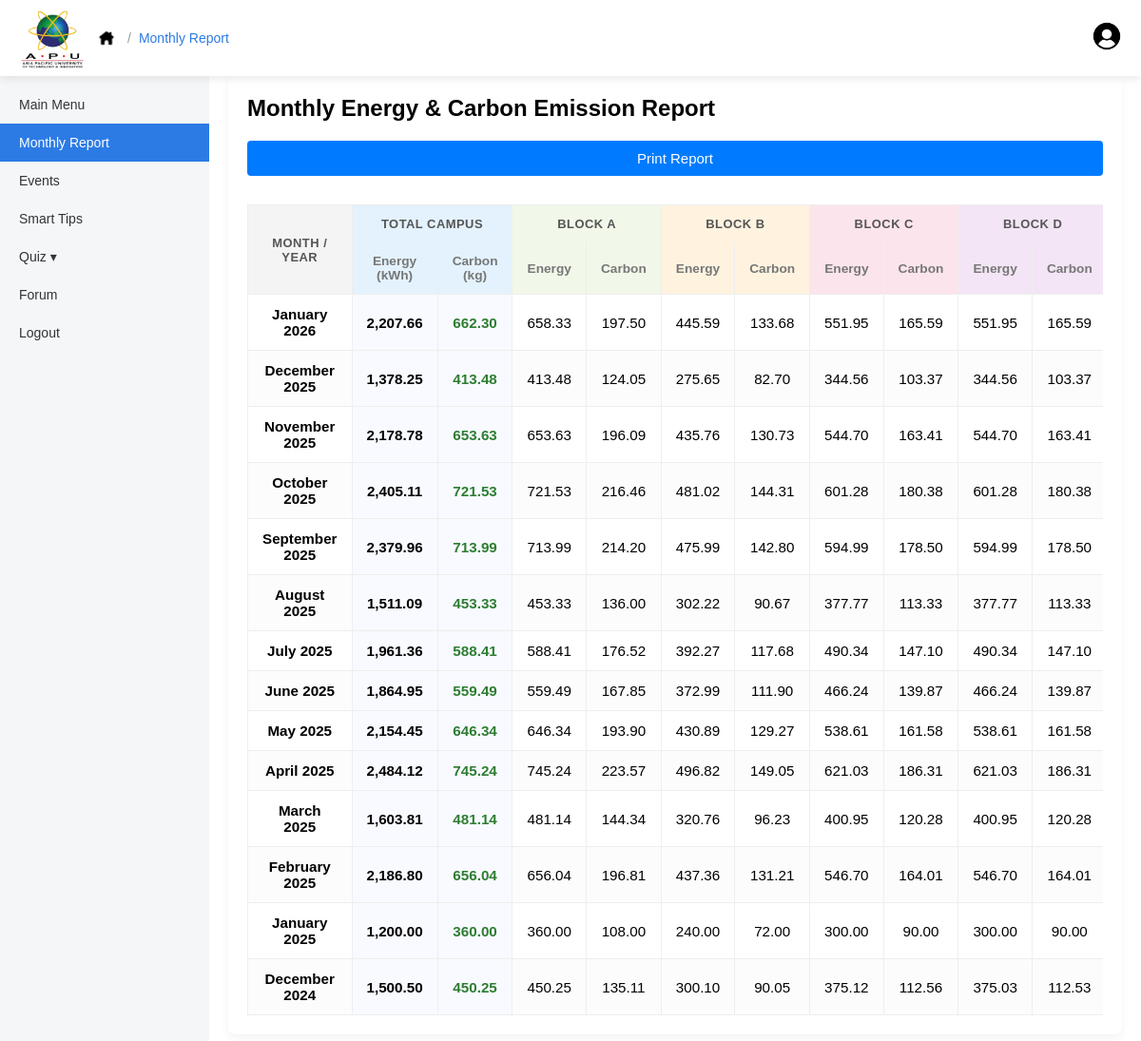
The page /pages/officer/officer_monthly_report.php (signed in) on the database its author committed.
### tables this page shows
CREATE TABLE IF NOT EXISTS `carbon_emission` (
  `emission_id` int NOT NULL AUTO_INCREMENT,
  `month` varchar(50) NOT NULL,
  `year` int NOT NULL,
  `electricity_usage_kwh` decimal(10,2) NOT NULL,
  `carbon_avoided_kg` decimal(10,2) NOT NULL,
  `block_a_usage` decimal(10,2) DEFAULT '0.00',
  `block_b_usage` decimal(10,2) DEFAULT '0.00',
  `block_c_usage` decimal(10,2) DEFAULT '0.00',
  `block_d_usage` decimal(10,2) DEFAULT '0.00',
  `created_at` datetime NOT NULL DEFAULT CURRENT_TIMESTAMP,
  PRIMARY KEY (`emission_id`)
);

### pages/officer/officer_monthly_report.php (the view, shortened to what this page needs)
<?php
require '../../config/db.php';
$role = $_SESSION['role'];
$profile_link = ($role == 'admin') ? '../admin/admin_profile.php' : 'officer_profile.php';
$home_link = ($role == 'admin') ? '../admin/admin_main.php' : 'officer_main.php';
$reports = [];
$query = "SELECT * FROM carbon_emission ORDER BY year DESC, FIELD(month, 'December', 'November', 'October', 'September', 'August', 'July', 'June', 'May', 'April', 'March', 'February', 'January')";
$result = $conn->query($query);
if ($result) {
    while ($row = $result->fetch_assoc()) {
        $reports[] = $row;
    }
}
?>
<!DOCTYPE html>
<html lang="en">
<head>
    <link rel = "stylesheet" href = "../../assets/css/style.css">
    <link rel = "stylesheet" href = "../../assets/css/officer/officer_main.css">
    <link rel = "stylesheet" href = "../../assets/css/officer/officer_profile.css">
</head>
<body>
<div class = "topbar">
    <div class = "topbar-left breadcrumb">
        <img src = "../../assets/images/apu-logo.png" class = "top-logo" alt = "APU Logo">
        <a href = "<?php echo $home_link; ?>" class = "home-btn">
            <img src = "../../assets/images/home-icon.png" class = "home-icon" alt = "Home">
        </a>
        <span class = "breadcrumb">
            <span class = "breadcrumb-separator">/</span>
            <a href = "officer_monthly_report.php" class = "breadcrumb-link">Monthly Report</a>
        </span>
    </div>
    <div class = "topbar-right">
        <a href = "<?php echo $profile_link; ?>" class = "user-link">
            <img src = "../../assets/images/user-icon.png" class = "user-icon">
        </a>
    </div>
</div>
<div class = "dashboard">
    <div class = "sidebar">
        <a href = "<?php echo $home_link; ?>">Main Menu</a>
        <?php if($role == 'officer' || $role == 'admin'): ?>
            <a href = "officer_monthly_report.php" class="active">Monthly Report</a>
            <a href = "officer_event.php">Events</a>
            <a href = "../student/browse_tips.php">Smart Tips</a>
            <a href = "javascript:void(0);" class="dropdown-toggle" onclick="toggleDropdown('quizMenu', this)">
                Quiz <span class="arrow">&#9662;</span>
            </a>
            <a href = "officer_forum.php">Forum</a>
        <?php else: ?>
        <?php endif; ?>
        <a href = "../auth/logout.php">Logout</a>
    </div>
    <div class = "content">
        <div class="report-page-container">
            <h2 style="margin-bottom:20px;">Monthly Energy & Carbon Emission Report</h2>
            <button class="print-btn" onclick="window.print()">Print Report</button>
            <div style="overflow-x:auto;">
                <table class="report-table">
                    <thead>
                        <tr class="group-header-row">
                            <th rowspan="2" style="vertical-align: middle; border-bottom: 1px solid #eee;">Month / Year</th>
                            <th colspan="2" style="background:#e3f2fd;">Total Campus</th>
                            <th colspan="2" style="background:#f1f8e9;">Block A</th>
                            <th colspan="2" style="background:#fff3e0;">Block B</th>
                            <th colspan="2" style="background:#fce4ec;">Block C</th>
                            <th colspan="2" style="background:#f3e5f5;">Block D</th>
                        </tr>
                        <tr class="sub-header-row">
                            <th style="background:#e3f2fd;">Energy (kWh)</th>
                            <th style="background:#e3f2fd;">Carbon (kg)</th>
                            <th style="background:#f1f8e9;">Energy</th>
                            <th style="background:#f1f8e9;">Carbon</th>
                            <th style="background:#fff3e0;">Energy</th>
                            <th style="background:#fff3e0;">Carbon</th>
                            <th style="background:#fce4ec;">Energy</th>
                            <th style="background:#fce4ec;">Carbon</th>
                            <th style="background:#f3e5f5;">Energy</th>
                            <th style="background:#f3e5f5;">Carbon</th>
                        </tr>
                    </thead>
                    <tbody>
                        <?php foreach($reports as $rpt):
                            $total_e = $rpt['electricity_usage_kwh'];
                            $total_c = $rpt['carbon_avoided_kg'];
                            $ratio = ($total_e > 0) ? ($total_c / $total_e) : 0;
                            $ba_e = $rpt['block_a_usage'] ?? 0;
                            $bb_e = $rpt['block_b_usage'] ?? 0;
                            $bc_e = $rpt['block_c_usage'] ?? 0;
                            $bd_e = $rpt['block_d_usage'] ?? 0;
                            $ba_c = $ba_e * $ratio;
                            $bb_c = $bb_e * $ratio;
                            $bc_c = $bc_e * $ratio;
                            $bd_c = $bd_e * $ratio;
                        ?>
                        <tr>
                            <td><strong><?php echo htmlspecialchars($rpt['month'] . ' ' . $rpt['year']); ?></strong></td>
                            <td style="background:#f8faff; font-weight:bold;"><?php echo number_format($total_e, 2); ?></td>
                            <td style="background:#f8faff; font-weight:bold;color:#2e7d32;"><?php echo number_format($total_c, 2); ?></td>
                            <td><?php echo number_format($ba_e, 2); ?></td>
                            <td><?php echo number_format($ba_c, 2); ?></td>
                            <td><?php echo number_format($bb_e, 2); ?></td>
                            <td><?php echo number_format($bb_c, 2); ?></td>
                            <td><?php echo number_format($bc_e, 2); ?></td>
                            <td><?php echo number_format($bc_c, 2); ?></td>
                            <td><?php echo number_format($bd_e, 2); ?></td>
                            <td><?php echo number_format($bd_c, 2); ?></td>
                        </tr>
                        <?php endforeach; ?>
                    </tbody>
                </table>
            </div>
        </div>
    </div>
</div>
</body>
</html>

### assets/css/style.css (style rules this page uses)
* { box-sizing: border-box; margin: 0; padding: 0; }
body { font-family: Arial, sans-serif; background: linear-gradient(to bottom right, #2c7be5, #67b6f9); }
button { width: 100%; padding: 12px; border-radius: 12px; background: #2c7be5; color: white; border: none; font-size: 15px; cursor: pointer; }

### assets/css/officer/officer_main.css (style rules this page uses)
.topbar { height: 80px; background: #ffffff; display: flex; align-items: center; justify-content: space-between; padding: 0 20px; box-shadow: 0 2px 8px rgba(0,0,0,0.1); position: relative; }
.topbar-left { display: flex; align-items: center; gap: 15px; }
.top-logo { height: 70px; }
.home-btn { display: flex; align-items: center; }
.home-icon { width: 28px; }
.topbar-right { position: relative; }
.dashboard { display: flex; min-height: calc(100vh - 80px); height: auto; }
.sidebar { width: 220px; background: #f4f6f8; padding-top: 30px; display: flex; flex-direction: column; }
.sidebar a { padding: 12px 20px; text-decoration: none; color: #333; font-size: 14px; transition: background-color 0.3s, color 0.3s; }
.sidebar a.active { background: #2c7be5; color: white; }
.content { flex: 1; padding: 30px; background: #ffffff; }
.user-icon { width: 32px; cursor: pointer; }

### assets/css/officer/officer_profile.css (style rules this page uses)
.breadcrumb { display: flex; align-items: center; gap: 8px; }
.breadcrumb-separator { color: #999; font-size: 14px; }
.breadcrumb-link { font-size: 14px; color: #2c7be5; text-decoration: none; }

### pages/officer/officer_monthly_report.php (style rules this page uses)
body { margin: 0; padding: 0; overflow: hidden; height: 100vh; }
.topbar { position: fixed; top: 0; left: 0; right: 0; z-index: 1000; background: #ffffff; box-shadow: 0 2px 10px rgba(0,0,0,0.1); }
.dashboard { position: fixed; top: 60px; bottom: 0; left: 0; right: 0; display: flex; }
.sidebar { height: 100%; overflow-y: auto; }
.content { flex: 1; height: 100%; overflow-y: auto; padding: 20px; background: #ffffff; }
.report-page-container { padding: 20px; background: #fff; border-radius: 8px; box-shadow: 0 4px 10px rgba(0,0,0,0.05); }
.report-table { width: 100%; border-collapse: collapse; margin-top: 20px; font-size: 0.95rem; }
.report-table th, .report-table td { padding: 12px 15px; border: 1px solid #eee; text-align: center; }
.report-table th { background-color: #f4f4f4; color: #333; font-weight: 600; }
.report-table tr:nth-child(even) { background-color: #fcfcfc; }
.group-header-row th { border-bottom: none; text-transform: uppercase; font-size: 0.85em; letter-spacing: 0.5px; color: #555; }
.sub-header-row th { border-top: none; font-size: 0.9em; color: #777; }
.print-btn { background: #007bff; color: white; border: none; padding: 10px 20px; border-radius: 4px; cursor: pointer; margin-bottom: 10px; float: right; }
.dashboard { min-height: calc(100vh - 80px) !important; height: auto !important; }
.content { background: #ffffff !important; }

### rows shown on the page
carbon_emission: month+year "January 2026", electricity_usage_kwh "2,207.66", carbon_avoided_kg "662.30", block_a_usage "658.33", ba_c "197.50", block_b_usage "445.59", bb_c "133.68", block_c_usage "551.95", bc_c "165.59", block_d_usage "551.95", bd_c "165.59"
carbon_emission: month+year "December 2025", electricity_usage_kwh "1,378.25", carbon_avoided_kg "413.48", block_a_usage "413.48", ba_c "124.05", block_b_usage "275.65", bb_c "82.70", block_c_usage "344.56", bc_c "103.37", block_d_usage "344.56", bd_c "103.37"
carbon_emission: month+year "November 2025", electricity_usage_kwh "2,178.78", carbon_avoided_kg "653.63", block_a_usage "653.63", ba_c "196.09", block_b_usage "435.76", bb_c "130.73", block_c_usage "544.70", bc_c "163.41", block_d_usage "544.70", bd_c "163.41"
carbon_emission: month+year "October 2025", electricity_usage_kwh "2,405.11", carbon_avoided_kg "721.53", block_a_usage "721.53", ba_c "216.46", block_b_usage "481.02", bb_c "144.31", block_c_usage "601.28", bc_c "180.38", block_d_usage "601.28", bd_c "180.38"
carbon_emission: month+year "September 2025", electricity_usage_kwh "2,379.96", carbon_avoided_kg "713.99", block_a_usage "713.99", ba_c "214.20", block_b_usage "475.99", bb_c "142.80", block_c_usage "594.99", bc_c "178.50", block_d_usage "594.99", bd_c "178.50"
carbon_emission: month+year "August 2025", electricity_usage_kwh "1,511.09", carbon_avoided_kg "453.33", block_a_usage "453.33", ba_c "136.00", block_b_usage "302.22", bb_c "90.67", block_c_usage "377.77", bc_c "113.33", block_d_usage "377.77", bd_c "113.33"
carbon_emission: month+year "July 2025", electricity_usage_kwh "1,961.36", carbon_avoided_kg "588.41", block_a_usage "588.41", ba_c "176.52", block_b_usage "392.27", bb_c "117.68", block_c_usage "490.34", bc_c "147.10", block_d_usage "490.34", bd_c "147.10"
carbon_emission: month+year "June 2025", electricity_usage_kwh "1,864.95", carbon_avoided_kg "559.49", block_a_usage "559.49", ba_c "167.85", block_b_usage "372.99", bb_c "111.90", block_c_usage "466.24", bc_c "139.87", block_d_usage "466.24", bd_c "139.87"
carbon_emission: month+year "May 2025", electricity_usage_kwh "2,154.45", carbon_avoided_kg "646.34", block_a_usage "646.34", ba_c "193.90", block_b_usage "430.89", bb_c "129.27", block_c_usage "538.61", bc_c "161.58", block_d_usage "538.61", bd_c "161.58"
carbon_emission: month+year "April 2025", electricity_usage_kwh "2,484.12", carbon_avoided_kg "745.24", block_a_usage "745.24", ba_c "223.57", block_b_usage "496.82", bb_c "149.05", block_c_usage "621.03", bc_c "186.31", block_d_usage "621.03", bd_c "186.31"
carbon_emission: month+year "March 2025", electricity_usage_kwh "1,603.81", carbon_avoided_kg "481.14", block_a_usage "481.14", ba_c "144.34", block_b_usage "320.76", bb_c "96.23", block_c_usage "400.95", bc_c "120.28", block_d_usage "400.95", bd_c "120.28"
carbon_emission: month+year "February 2025", electricity_usage_kwh "2,186.80", carbon_avoided_kg "656.04", block_a_usage "656.04", ba_c "196.81", block_b_usage "437.36", bb_c "131.21", block_c_usage "546.70", bc_c "164.01", block_d_usage "546.70", bd_c "164.01"
carbon_emission: month+year "January 2025", electricity_usage_kwh "1,200.00", carbon_avoided_kg "360.00", block_a_usage "360.00", ba_c "108.00", block_b_usage "240.00", bb_c "72.00", block_c_usage "300.00", bc_c "90.00", block_d_usage "300.00", bd_c "90.00"
carbon_emission: month+year "December 2024", electricity_usage_kwh "1,500.50", carbon_avoided_kg "450.25", block_a_usage "450.25", ba_c "135.11", block_b_usage "300.10", bb_c "90.05", block_c_usage "375.12", bc_c "112.56", block_d_usage "375.03", bd_c "112.53"
